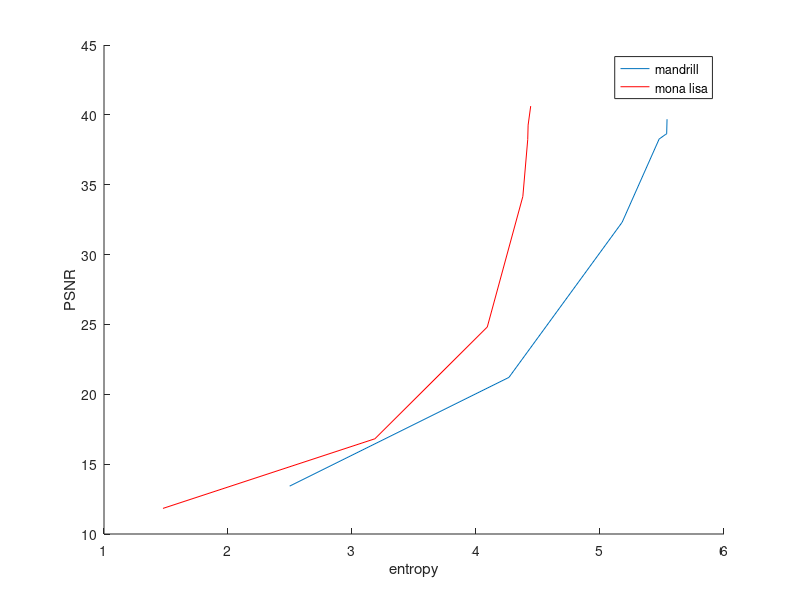

Recreate this plot in MATLAB.


%%

close all; clear all;

% mandrill

figure();
hold on;

entropy = [5.540663 5.537652 5.529445 5.476813 5.178717 4.265658 2.49727];
psnr = [39.688141 38.638695 38.60318 38.26778 32.315872 21.209816 13.428112];

plot(entropy, psnr);

% mona lisa

entropy = [4.441130 4.420294 4.417159 4.377809 4.091026 3.184715 1.475442];
psnr = [40.627651 39.267334 38.234413 34.163448 24.817711 16.815660 11.832013];

plot(entropy, psnr, 'r');

xlabel('entropy');
ylabel('PSNR');
legend('mandrill', 'mona lisa');


% quality: 0.000000
% PSNR: 40.627651
% entropy: 4.441130
% 
% quality: 0.100000
% PSNR: 39.267334
% entropy: 4.420294
% 
% quality: 0.200000
% PSNR: 38.234413
% entropy: 4.417159
% 
% quality: 0.300000
% PSNR: 34.163448
% entropy: 4.377809
% 
% quality: 0.500000
% PSNR: 24.817711
% entropy: 4.091026
% 
% quality: 0.750000
% PSNR: 16.815660
% entropy: 3.184715
% 
% quality: 1.000000
% PSNR: 11.832013
% entropy: 1.475442
